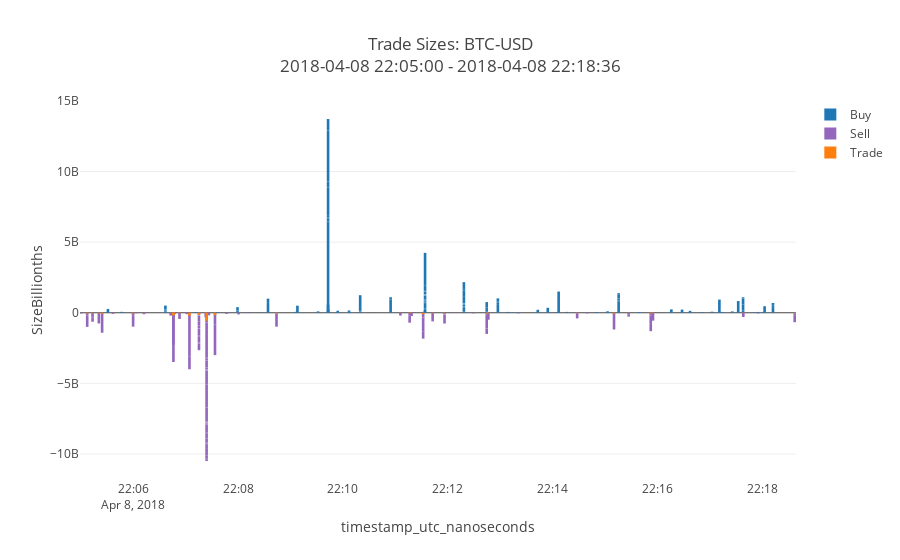

The notebook cell saved with this chart:
### Markdown cell above
Here, we can confirm that our max trade participation constraints are being adhered to. One thing to note is that the width of the bars has been increased to 3000ms to increase legibility, which does result in some bars overlapping. It is possible that not every sell side market transaction will have a corresponding trade because of the step nature of our target participation as determined by our chunk size parameter.

### Code cell
utils.make_trade_sizes_chart(df, df_accum, df_trades)
